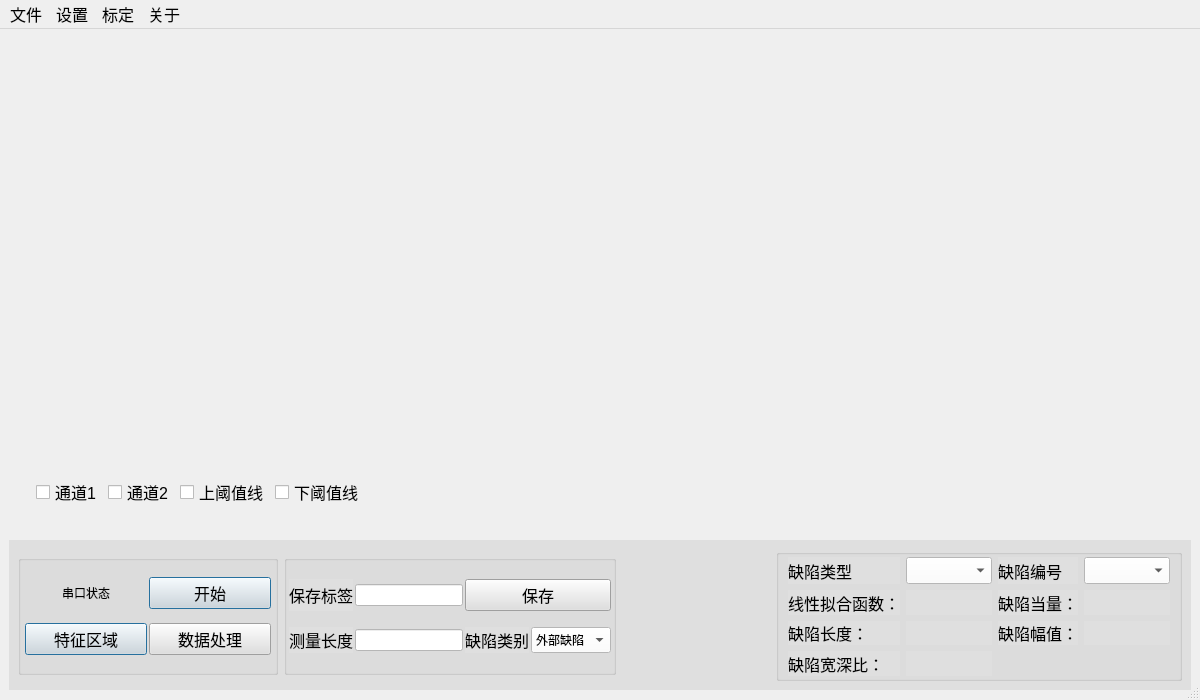
<?xml version="1.0" encoding="UTF-8"?>
<ui version="4.0">
 <class>MainWindow</class>
 <widget class="QMainWindow" name="MainWindow">
  <property name="geometry">
   <rect>
    <x>0</x>
    <y>0</y>
    <width>1200</width>
    <height>700</height>
   </rect>
  </property>
  <property name="minimumSize">
   <size>
    <width>1200</width>
    <height>700</height>
   </size>
  </property>
  <property name="windowTitle">
   <string>2通道激励磁检测软件</string>
  </property>
  <property name="windowIcon">
   <iconset resource="resource.qrc">
    <normaloff>:/source/title.png</normaloff>:/source/title.png</iconset>
  </property>
  <property name="styleSheet">
   <string notr="true">/*QMainWindow
{
    background-color: #D7D7D7;
	border: 3px solid #333333;
}*/</string>
  </property>
  <widget class="QWidget" name="centralwidget">
   <property name="minimumSize">
    <size>
     <width>1000</width>
     <height>670</height>
    </size>
   </property>
   <property name="styleSheet">
    <string notr="true">/*background-color:#DDDDDD*/</string>
   </property>
   <layout class="QVBoxLayout" name="verticalLayout">
    <item>
     <widget class="QWidget" name="widget_up" native="true">
      <property name="minimumSize">
       <size>
        <width>920</width>
        <height>0</height>
       </size>
      </property>
      <property name="autoFillBackground">
       <bool>false</bool>
      </property>
      <layout class="QHBoxLayout" name="horizontalLayout">
       <item>
        <widget class="QWidget" name="widget_upleft" native="true">
         <property name="minimumSize">
          <size>
           <width>460</width>
           <height>0</height>
          </size>
         </property>
         <layout class="QVBoxLayout" name="verticalLayout_2">
          <item>
           <widget class="QWidget" name="widget_real_chat_view" native="true"/>
          </item>
          <item>
           <widget class="QWidget" name="widget_chinnel" native="true">
            <property name="sizePolicy">
             <sizepolicy hsizetype="Preferred" vsizetype="Fixed">
              <horstretch>0</horstretch>
              <verstretch>0</verstretch>
             </sizepolicy>
            </property>
            <property name="minimumSize">
             <size>
              <width>0</width>
              <height>40</height>
             </size>
            </property>
            <property name="font">
             <font>
              <pointsize>12</pointsize>
             </font>
            </property>
            <property name="autoFillBackground">
             <bool>false</bool>
            </property>
            <property name="styleSheet">
             <string notr="true">
/*background-color: white;*/</string>
            </property>
            <layout class="QHBoxLayout" name="horizontalLayout_2">
             <item>
              <widget class="QCheckBox" name="checkBox">
               <property name="text">
                <string>通道1</string>
               </property>
              </widget>
             </item>
             <item>
              <widget class="QCheckBox" name="checkBox_2">
               <property name="text">
                <string>通道2</string>
               </property>
              </widget>
             </item>
             <item>
              <widget class="QCheckBox" name="checkBox_upline">
               <property name="text">
                <string>上阈值线</string>
               </property>
              </widget>
             </item>
             <item>
              <widget class="QCheckBox" name="checkBox_3">
               <property name="text">
                <string>下阈值线</string>
               </property>
              </widget>
             </item>
             <item>
              <spacer name="horizontalSpacer">
               <property name="orientation">
                <enum>Qt::Horizontal</enum>
               </property>
               <property name="sizeHint" stdset="0">
                <size>
                 <width>40</width>
                 <height>20</height>
                </size>
               </property>
              </spacer>
             </item>
            </layout>
           </widget>
          </item>
         </layout>
        </widget>
       </item>
       <item>
        <widget class="QWidget" name="widget_upright" native="true">
         <property name="minimumSize">
          <size>
           <width>500</width>
           <height>0</height>
          </size>
         </property>
        </widget>
       </item>
      </layout>
     </widget>
    </item>
    <item>
     <widget class="QWidget" name="widget_down" native="true">
      <property name="minimumSize">
       <size>
        <width>780</width>
        <height>100</height>
       </size>
      </property>
      <property name="maximumSize">
       <size>
        <width>16777215</width>
        <height>150</height>
       </size>
      </property>
      <property name="styleSheet">
       <string notr="true">background-color:#DFDFDF</string>
      </property>
      <layout class="QHBoxLayout" name="horizontalLayout_3">
       <item>
        <widget class="QGroupBox" name="groupBox_2">
         <property name="minimumSize">
          <size>
           <width>260</width>
           <height>120</height>
          </size>
         </property>
         <property name="maximumSize">
          <size>
           <width>300</width>
           <height>120</height>
          </size>
         </property>
         <property name="title">
          <string/>
         </property>
         <layout class="QGridLayout" name="gridLayout_2">
          <property name="sizeConstraint">
           <enum>QLayout::SetDefaultConstraint</enum>
          </property>
          <property name="leftMargin">
           <number>4</number>
          </property>
          <property name="topMargin">
           <number>4</number>
          </property>
          <property name="rightMargin">
           <number>4</number>
          </property>
          <property name="bottomMargin">
           <number>4</number>
          </property>
          <property name="spacing">
           <number>2</number>
          </property>
          <item row="3" column="1">
           <widget class="QPushButton" name="pushButton_3">
            <property name="font">
             <font>
              <pointsize>12</pointsize>
             </font>
            </property>
            <property name="text">
             <string>数据处理</string>
            </property>
           </widget>
          </item>
          <item row="0" column="0">
           <widget class="QPushButton" name="pushButton_connect_state">
            <property name="text">
             <string>串口状态</string>
            </property>
            <property name="icon">
             <iconset resource="resource.qrc">
              <normaloff>:/source/serial_close.png</normaloff>:/source/serial_close.png</iconset>
            </property>
            <property name="flat">
             <bool>true</bool>
            </property>
           </widget>
          </item>
          <item row="0" column="1">
           <widget class="QPushButton" name="pushButton">
            <property name="font">
             <font>
              <pointsize>12</pointsize>
             </font>
            </property>
            <property name="text">
             <string>开始</string>
            </property>
            <property name="autoDefault">
             <bool>true</bool>
            </property>
            <property name="default">
             <bool>true</bool>
            </property>
           </widget>
          </item>
          <item row="3" column="0">
           <widget class="QPushButton" name="pushButton_5">
            <property name="font">
             <font>
              <pointsize>12</pointsize>
             </font>
            </property>
            <property name="text">
             <string>特征区域</string>
            </property>
            <property name="autoDefault">
             <bool>true</bool>
            </property>
            <property name="default">
             <bool>true</bool>
            </property>
            <property name="flat">
             <bool>false</bool>
            </property>
           </widget>
          </item>
         </layout>
        </widget>
       </item>
       <item>
        <widget class="QGroupBox" name="groupBox">
         <property name="minimumSize">
          <size>
           <width>240</width>
           <height>120</height>
          </size>
         </property>
         <property name="maximumSize">
          <size>
           <width>350</width>
           <height>120</height>
          </size>
         </property>
         <property name="title">
          <string/>
         </property>
         <layout class="QGridLayout" name="gridLayout">
          <property name="leftMargin">
           <number>2</number>
          </property>
          <property name="topMargin">
           <number>4</number>
          </property>
          <property name="rightMargin">
           <number>2</number>
          </property>
          <property name="bottomMargin">
           <number>4</number>
          </property>
          <property name="spacing">
           <number>2</number>
          </property>
          <item row="0" column="0">
           <widget class="QLabel" name="label">
            <property name="font">
             <font>
              <pointsize>12</pointsize>
             </font>
            </property>
            <property name="text">
             <string>保存标签</string>
            </property>
           </widget>
          </item>
          <item row="0" column="1">
           <widget class="QLineEdit" name="lineEdit">
            <property name="styleSheet">
             <string notr="true">background-color:white</string>
            </property>
            <property name="text">
             <string/>
            </property>
           </widget>
          </item>
          <item row="0" column="2" colspan="2">
           <widget class="QPushButton" name="pushButton_2">
            <property name="font">
             <font>
              <pointsize>12</pointsize>
             </font>
            </property>
            <property name="text">
             <string>保存</string>
            </property>
            <property name="autoDefault">
             <bool>false</bool>
            </property>
            <property name="default">
             <bool>false</bool>
            </property>
           </widget>
          </item>
          <item row="1" column="0">
           <widget class="QLabel" name="label_2">
            <property name="font">
             <font>
              <pointsize>12</pointsize>
             </font>
            </property>
            <property name="text">
             <string>测量长度</string>
            </property>
           </widget>
          </item>
          <item row="1" column="1">
           <widget class="QLineEdit" name="lineEdit_scan_length">
            <property name="styleSheet">
             <string notr="true">background-color:white</string>
            </property>
           </widget>
          </item>
          <item row="1" column="2">
           <widget class="QLabel" name="label_3">
            <property name="font">
             <font>
              <pointsize>12</pointsize>
             </font>
            </property>
            <property name="text">
             <string>缺陷类别</string>
            </property>
           </widget>
          </item>
          <item row="1" column="3">
           <widget class="QComboBox" name="comboBox">
            <property name="minimumSize">
             <size>
              <width>80</width>
              <height>26</height>
             </size>
            </property>
            <property name="styleSheet">
             <string notr="true">background-color:white</string>
            </property>
            <item>
             <property name="text">
              <string>外部缺陷</string>
             </property>
            </item>
            <item>
             <property name="text">
              <string>内部缺陷</string>
             </property>
            </item>
           </widget>
          </item>
         </layout>
        </widget>
       </item>
       <item>
        <spacer name="horizontalSpacer_2">
         <property name="orientation">
          <enum>Qt::Horizontal</enum>
         </property>
         <property name="sizeHint" stdset="0">
          <size>
           <width>30</width>
           <height>20</height>
          </size>
         </property>
        </spacer>
       </item>
       <item>
        <widget class="QGroupBox" name="groupBox_4">
         <property name="font">
          <font>
           <pointsize>12</pointsize>
          </font>
         </property>
         <property name="autoFillBackground">
          <bool>false</bool>
         </property>
         <property name="title">
          <string/>
         </property>
         <layout class="QGridLayout" name="gridLayout_4">
          <property name="leftMargin">
           <number>9</number>
          </property>
          <property name="topMargin">
           <number>2</number>
          </property>
          <property name="bottomMargin">
           <number>2</number>
          </property>
          <item row="0" column="1">
           <widget class="QComboBox" name="comboBox_2">
            <property name="font">
             <font>
              <pointsize>12</pointsize>
             </font>
            </property>
            <property name="styleSheet">
             <string notr="true">background-color:white</string>
            </property>
           </widget>
          </item>
          <item row="2" column="0">
           <widget class="QLabel" name="label_4">
            <property name="font">
             <font>
              <pointsize>12</pointsize>
             </font>
            </property>
            <property name="text">
             <string>线性拟合函数：</string>
            </property>
           </widget>
          </item>
          <item row="0" column="3">
           <widget class="QComboBox" name="comboBox_3">
            <property name="font">
             <font>
              <pointsize>12</pointsize>
             </font>
            </property>
            <property name="styleSheet">
             <string notr="true">background-color:white</string>
            </property>
           </widget>
          </item>
          <item row="2" column="1">
           <widget class="QLabel" name="label_standar_function">
            <property name="text">
             <string/>
            </property>
           </widget>
          </item>
          <item row="0" column="0">
           <widget class="QLabel" name="label_10">
            <property name="font">
             <font>
              <pointsize>12</pointsize>
             </font>
            </property>
            <property name="text">
             <string>缺陷类型</string>
            </property>
           </widget>
          </item>
          <item row="0" column="2">
           <widget class="QLabel" name="label_11">
            <property name="font">
             <font>
              <pointsize>12</pointsize>
             </font>
            </property>
            <property name="text">
             <string>缺陷编号</string>
            </property>
           </widget>
          </item>
          <item row="2" column="2">
           <widget class="QLabel" name="label_9">
            <property name="font">
             <font>
              <pointsize>12</pointsize>
             </font>
            </property>
            <property name="text">
             <string>缺陷当量：</string>
            </property>
           </widget>
          </item>
          <item row="4" column="1">
           <widget class="QLabel" name="label_detection_x_scale">
            <property name="text">
             <string/>
            </property>
           </widget>
          </item>
          <item row="4" column="0">
           <widget class="QLabel" name="label_7">
            <property name="font">
             <font>
              <pointsize>12</pointsize>
             </font>
            </property>
            <property name="text">
             <string>缺陷宽深比：</string>
            </property>
           </widget>
          </item>
          <item row="2" column="3">
           <widget class="QLabel" name="label_db_eq">
            <property name="text">
             <string/>
            </property>
           </widget>
          </item>
          <item row="3" column="0">
           <widget class="QLabel" name="label_6">
            <property name="font">
             <font>
              <pointsize>12</pointsize>
             </font>
            </property>
            <property name="text">
             <string>缺陷长度：</string>
            </property>
           </widget>
          </item>
          <item row="3" column="1">
           <widget class="QLabel" name="label_detection_length">
            <property name="text">
             <string/>
            </property>
           </widget>
          </item>
          <item row="3" column="2">
           <widget class="QLabel" name="label_8">
            <property name="font">
             <font>
              <pointsize>12</pointsize>
             </font>
            </property>
            <property name="text">
             <string>缺陷幅值：</string>
            </property>
           </widget>
          </item>
          <item row="3" column="3">
           <widget class="QLabel" name="label_detection_y">
            <property name="text">
             <string/>
            </property>
           </widget>
          </item>
         </layout>
        </widget>
       </item>
      </layout>
     </widget>
    </item>
   </layout>
  </widget>
  <widget class="QStatusBar" name="statusbar"/>
  <widget class="QMenuBar" name="menuBar">
   <property name="geometry">
    <rect>
     <x>0</x>
     <y>0</y>
     <width>1200</width>
     <height>26</height>
    </rect>
   </property>
   <property name="font">
    <font>
     <pointsize>12</pointsize>
    </font>
   </property>
   <widget class="QMenu" name="menu_file">
    <property name="font">
     <font>
      <pointsize>12</pointsize>
     </font>
    </property>
    <property name="title">
     <string>文件</string>
    </property>
    <addaction name="action_filesave"/>
    <addaction name="action_fileperview"/>
   </widget>
   <widget class="QMenu" name="menu_setup">
    <property name="font">
     <font>
      <pointsize>12</pointsize>
     </font>
    </property>
    <property name="title">
     <string>设置</string>
    </property>
    <addaction name="action_serialSetup"/>
    <addaction name="action_thresholdSetup"/>
    <addaction name="action_fit_circle"/>
   </widget>
   <widget class="QMenu" name="menu_standar">
    <property name="font">
     <font>
      <pointsize>12</pointsize>
     </font>
    </property>
    <property name="title">
     <string>标定</string>
    </property>
    <addaction name="action_outside"/>
    <addaction name="action_inside"/>
   </widget>
   <widget class="QMenu" name="menu_software">
    <property name="font">
     <font>
      <pointsize>12</pointsize>
     </font>
    </property>
    <property name="title">
     <string>关于</string>
    </property>
    <addaction name="action_version"/>
    <addaction name="action_readme"/>
   </widget>
   <addaction name="menu_file"/>
   <addaction name="menu_setup"/>
   <addaction name="menu_standar"/>
   <addaction name="menu_software"/>
  </widget>
  <action name="action_version">
   <property name="text">
    <string>软件版本</string>
   </property>
  </action>
  <action name="action_readme">
   <property name="text">
    <string>软件说明</string>
   </property>
  </action>
  <action name="action_outside">
   <property name="text">
    <string>表面缺陷</string>
   </property>
  </action>
  <action name="action_inside">
   <property name="text">
    <string>内部缺陷</string>
   </property>
  </action>
  <action name="action_serialSetup">
   <property name="text">
    <string>串口设置</string>
   </property>
  </action>
  <action name="action_thresholdSetup">
   <property name="text">
    <string>阈值设置</string>
   </property>
  </action>
  <action name="action_filesave">
   <property name="text">
    <string>数据另存为</string>
   </property>
  </action>
  <action name="action_fileperview">
   <property name="text">
    <string>数据预览</string>
   </property>
  </action>
  <action name="action_fit_circle">
   <property name="text">
    <string>拟合圆设置</string>
   </property>
  </action>
 </widget>
 <resources>
  <include location="resource.qrc"/>
 </resources>
 <connections/>
</ui>
